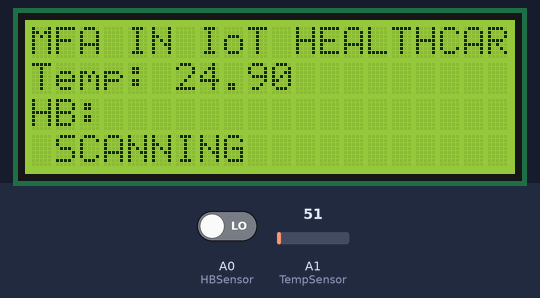
Bench run of a sketch on a simulated Arduino Uno, built with avr-gcc and run on an emulated ATmega328P. Parts: 20×4 character LCD. Inputs (shaded band) come from the test bench; at power-on: A1 (TempSensor) = 51, A0 (HBSensor) LOW. What the sketch prints to the serial monitor is not drawn.

Above: at 1.6 s.
1.7 s: A1 (TempSensor) set to 61
At 3.1 s:
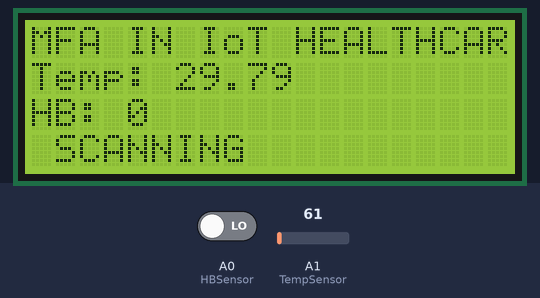
3.5 s: A0 (HBSensor) driven HIGH
At 4.7 s:
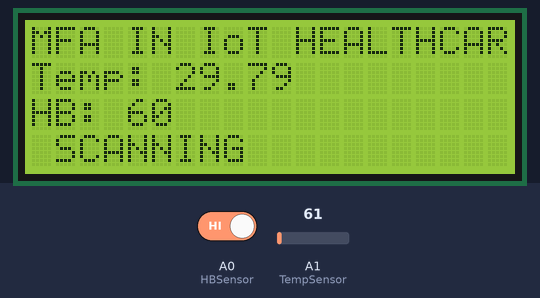
7.5 s: A1 (TempSensor) set to 71
At 8.9 s:
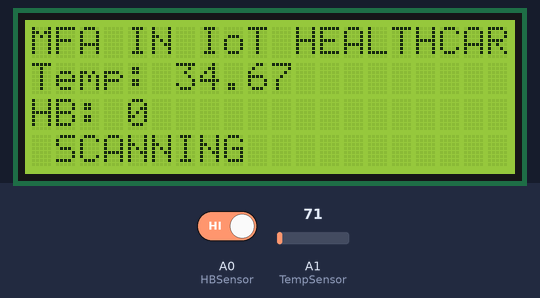
9.5 s: A1 (TempSensor) set to 86
At 10.4 s:
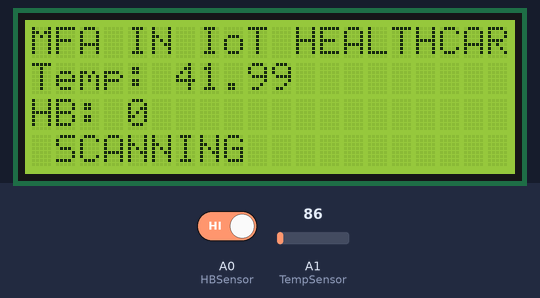
Timing chart, 0 to 12.5 s (numbered marks = the images above; inputs shaded):
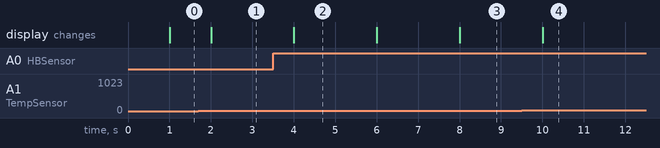

The sketch:

IoT_Code.ino
```cpp
#include <TimerOne.h>
#include <LiquidCrystal.h>

LiquidCrystal lcd(13, 12, 11, 10, 9, 8);

int HBSensor = A0; // Sensor Pin
int TempSensor = A1; // Temp Sensor Pin
int HBCount = 0;
int HBCheck = 0;
int TimeinSec = 0;
int HBperMin = 0;

void setup()
{
  pinMode(HBSensor, INPUT);
  pinMode(TempSensor, INPUT);
  Timer1.initialize(1000000); // 1 second
  Timer1.attachInterrupt(timerIsr);

  lcd.begin(20, 4); // set up the LCD's number of columns and rows:
  lcd.clear();
  lcd.setCursor(0,0); // set the cursor position:
  lcd.print("MFA IN IoT HEALTHCARE");
  lcd.setCursor(0,1);
  lcd.print("Temp: ");
  lcd.setCursor(0,2);
  lcd.print("HB: ");

  Serial.begin(9600); // Initialize serial communication at 9600 bits per second
}

void loop()
{
  if((digitalRead(HBSensor) == HIGH) && (HBCheck == 0))
  {
    HBCount = HBCount + 1;
    HBCheck = 1;
  }

  if((digitalRead(HBSensor) == LOW) && (HBCheck == 1))
  {
    HBCheck = 0;
  }
}

void timerIsr()
{
  TimeinSec++;
  double Temperature = ((5.0/1024.0) * analogRead(TempSensor)) * 100;  //10mV per degree 0.01V/C. Scalling
  lcd.setCursor(6,1);
  lcd.print(Temperature);

  // Blinking "SC" indicator
  if(TimeinSec <= 3)
  {
    lcd.setCursor(1,3);
    lcd.print("SCANNING");
  }
  else
  {
    lcd.setCursor(1,3);
    lcd.print("     "); // Clear the "SCANNING" message
  }

  if(TimeinSec == 2)
  {
    HBperMin = HBCount * 60; // assuming 20 beats per minute per count
    lcd.setCursor(4,2);
    lcd.print(HBperMin);
    lcd.print("  ");

    // Send data via serial port
    Serial.print("Temperature: ");
    Serial.print(Temperature);
    Serial.print(" C, ");
    Serial.print("Heart Beat: ");
    Serial.print(HBperMin);
    Serial.println(" BPM");

    HBCount = 0;
    TimeinSec = 0;
  }
}
```

Measured:
- after the input at 1.7 s, the display: changes after 0.30 s (image 1)
- after the input at 3.5 s, the display: changes after 0.50 s (image 2)
- after the input at 7.5 s, the display: changes after 0.50 s (image 3)
- after the input at 9.5 s, the display: changes after 0.50 s (image 4)
- what the display in image 2 shows lasts 2.0 s, from 4.0 s to 6.0 s
